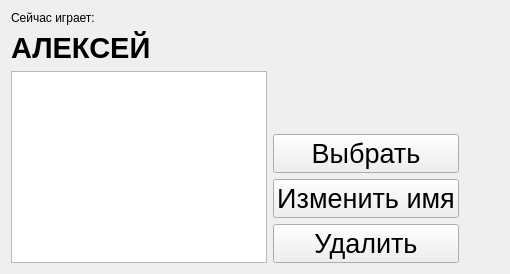
      <widget class="QWidget" name="tab">
       <attribute name="icon">
        <iconset>
         <normaloff>men.png</normaloff>men.png</iconset>
       </attribute>
       <attribute name="title">
        <string>Игрок</string>
       </attribute>
       <layout class="QVBoxLayout" name="verticalLayout_4">
        <item>
         <widget class="QLabel" name="label">
          <property name="text">
           <string>Сейчас играет:</string>
          </property>
         </widget>
        </item>
        <item>
         <widget class="QLabel" name="label_name_gamer">
          <property name="font">
           <font>
            <pointsize>22</pointsize>
            <weight>75</weight>
            <bold>true</bold>
           </font>
          </property>
          <property name="text">
           <string>АЛЕКСЕЙ</string>
          </property>
         </widget>
        </item>
        <item>
         <layout class="QHBoxLayout" name="horizontalLayout_2">
          <item>
           <widget class="QListView" name="listView"/>
          </item>
          <item>
           <layout class="QVBoxLayout" name="verticalLayout_3">
            <item>
             <spacer name="verticalSpacer_3">
              <property name="orientation">
               <enum>Qt::Vertical</enum>
              </property>
              <property name="sizeHint" stdset="0">
               <size>
                <width>20</width>
                <height>40</height>
               </size>
              </property>
             </spacer>
            </item>
            <item>
             <widget class="QPushButton" name="pushButton_35">
              <property name="font">
               <font>
                <pointsize>20</pointsize>
               </font>
              </property>
              <property name="text">
               <string>Выбрать</string>
              </property>
             </widget>
            </item>
            <item>
             <widget class="QPushButton" name="pushButton_36">
              <property name="font">
               <font>
                <pointsize>20</pointsize>
               </font>
              </property>
              <property name="text">
               <string>Изменить имя</string>
              </property>
             </widget>
            </item>
            <item>
             <widget class="QPushButton" name="pushButton_34">
              <property name="font">
               <font>
                <pointsize>20</pointsize>
               </font>
              </property>
              <property name="text">
               <string>Удалить</string>
              </property>
             </widget>
            </item>
           </layout>
          </item>
          <item>
           <spacer name="horizontalSpacer_6">
            <property name="orientation">
             <enum>Qt::Horizontal</enum>
            </property>
            <property name="sizeHint" stdset="0">
             <size>
              <width>40</width>
              <height>20</height>
             </size>
            </property>
           </spacer>
          </item>
         </layout>
        </item>
       </layout>
      </widget>
